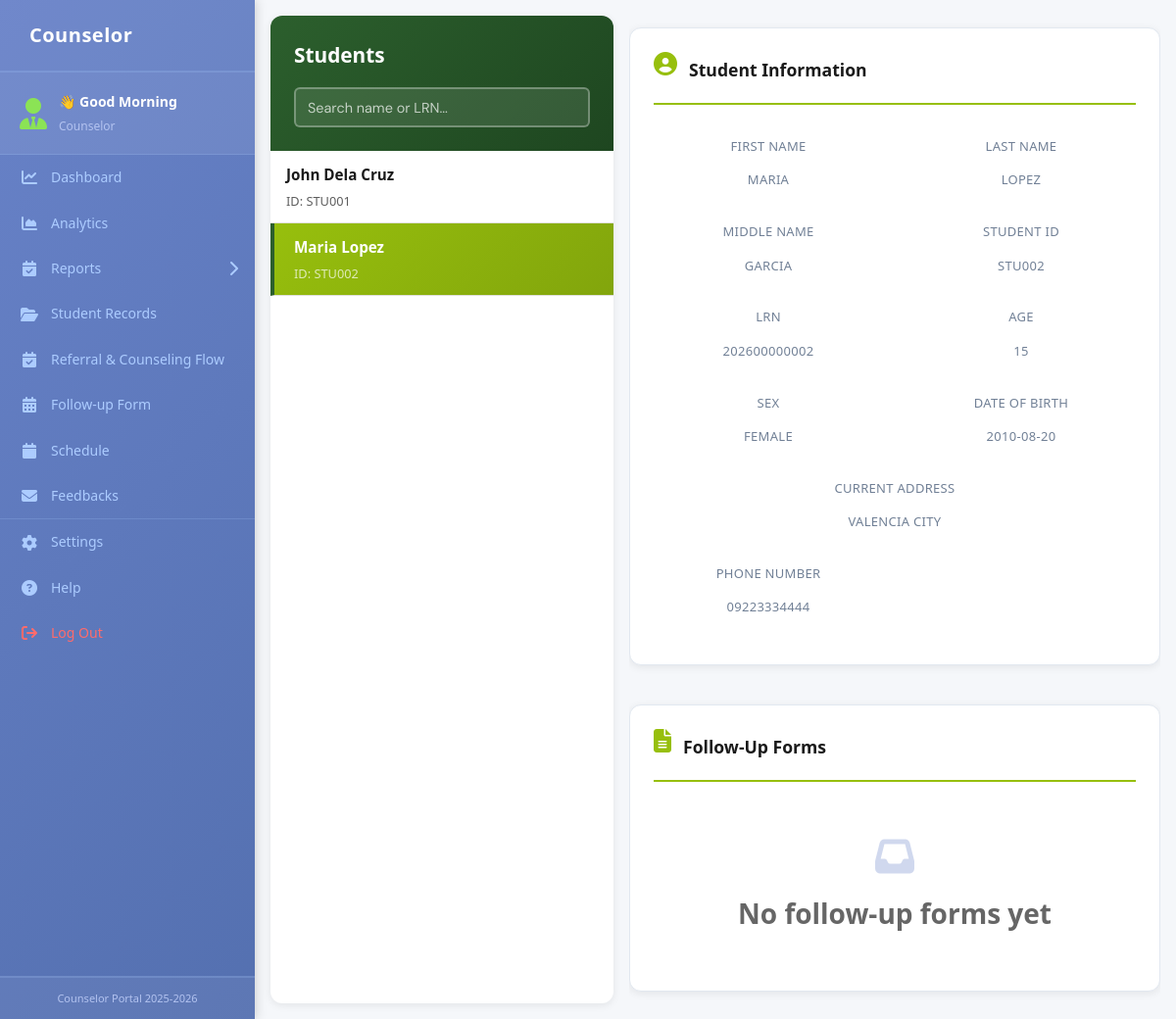
/action/counselor_student_records.php?student_id=STU002, run on the app's committed database.
### tables this page shows
CREATE TABLE `student_table` (
  `StudentId` varchar(45) NOT NULL,
  `LRN` varchar(45) NOT NULL,
  `FirstName` varchar(45) NOT NULL,
  `LastName` varchar(45) NOT NULL,
  `MiddleName` varchar(45) DEFAULT NULL,
  `NickName` varchar(45) DEFAULT NULL,
  `Sex` varchar(45) NOT NULL,
  `Age` varchar(45) NOT NULL,
  `DateOfBirth` varchar(45) NOT NULL,
  `PlaceOfBirth` varchar(45) DEFAULT NULL,
  `ReligionFromBirth` varchar(45) DEFAULT NULL,
  `CurrentReligion` varchar(45) DEFAULT NULL,
  `CurrentAddress` varchar(45) DEFAULT NULL,
  `PermanentAddress` varchar(45) DEFAULT NULL,
  `CellphoneNumber` varchar(45) DEFAULT NULL
);

### action/counselor_student_records.php (the view, shortened to what this page needs)
<?php
include '../connection.php';
$studentsData = [];
$selectedStudentId = null;
$followUpRecords = [];
try {
    $stmt = $connection->prepare("
        SELECT s.StudentId, s.LRN, s.FirstName, s.LastName, s.MiddleName,
               s.DateOfBirth, s.Sex, s.Age, s.CurrentAddress, s.CellphoneNumber
        FROM student_table s
        ORDER BY s.LastName, s.FirstName
    ");
    $stmt->execute();
    $studentsData = $stmt->fetchAll();
} catch (PDOException $e) {
    echo "Error fetching students: " . $e->getMessage();
}
if (isset($_GET['student_id'])) {
    $selectedStudentId = $_GET['student_id'];
    try {
        $stmt = $connection->prepare("
            SELECT * FROM follow_up
            WHERE StudentID = ?
            ORDER BY TimeCreated DESC
        ");
        $stmt->execute([$selectedStudentId]);
        $followUpRecords = $stmt->fetchAll();
    } catch (PDOException $e) {
        $followUpRecords = [];
    }
}
$selectedStudent = null;
if ($selectedStudentId) {
    foreach ($studentsData as $student) {
        if ($student['StudentId'] == $selectedStudentId) {
            $selectedStudent = $student;
            break;
        }
    }
}
?>
<!DOCTYPE html>
<html lang="en">
<head>
    <link rel="stylesheet" href="https://cdnjs.cloudflare.com/ajax/libs/font-awesome/6.4.0/css/all.min.css">
    <link rel="stylesheet" href="../design/css/sidebarCounsilor.css">
</head>
<body>
    <div class="layout">
        <?php include 'sidebarCounsilor.php'; ?>
        <main class="main-content">
            <div class="container">
                <div class="students-panel">
                    <div class="students-header">
                        <h2>Students</h2>
                        <div class="search-box">
                            <input type="text" id="studentSearch" placeholder="Search name or LRN...">
                        </div>
                    </div>
                    <div class="students-list" id="studentsList">
                        <?php if (count($studentsData) > 0): ?>
                            <?php foreach ($studentsData as $student): ?>
                                <a href="?student_id=<?php echo htmlspecialchars($student['StudentId']); ?>"
                                   class="student-item <?php echo ($selectedStudentId == $student['StudentId']) ? 'active' : ''; ?>">
                                    <div class="student-item-name">
                                        <?php echo htmlspecialchars($student['FirstName'] . ' ' . $student['LastName']); ?>
                                    </div>
                                    <div class="student-item-id">
                                        ID: <?php echo htmlspecialchars($student['StudentId']); ?>
                                    </div>
                                </a>
                            <?php endforeach; ?>
                        <?php else: ?>
                            <div style="padding: 2rem 1rem; text-align: center; color: var(--text-light);">
                                No students found
                            </div>
                        <?php endif; ?>
                    </div>
                </div>
                <div class="details-panel">
                    <?php if ($selectedStudent): ?>
                        <div class="card">
                            <div class="card-header">
                                <i class="fas fa-user-circle"></i>
                                <h3>Student Information</h3>
                            </div>
                            <div class="student-info-grid">
                                <div class="info-group">
                                    <span class="info-label">First Name</span>
                                    <span class="info-value"><?php echo htmlspecialchars($selectedStudent['FirstName']); ?></span>
                                </div>
                                <div class="info-group">
                                    <span class="info-label">Last Name</span>
                                    <span class="info-value"><?php echo htmlspecialchars($selectedStudent['LastName']); ?></span>
                                </div>
                                <div class="info-group">
                                    <span class="info-label">Middle Name</span>
                                    <span class="info-value"><?php echo htmlspecialchars($selectedStudent['MiddleName'] ?? 'N/A'); ?></span>
                                </div>
                                <div class="info-group">
                                    <span class="info-label">Student ID</span>
                                    <span class="info-value"><?php echo htmlspecialchars($selectedStudent['StudentId']); ?></span>
                                </div>
                                <div class="info-group">
                                    <span class="info-label">LRN</span>
                                    <span class="info-value"><?php echo htmlspecialchars($selectedStudent['LRN']); ?></span>
                                </div>
                                <div class="info-group">
                                    <span class="info-label">Age</span>
                                    <span class="info-value"><?php echo htmlspecialchars($selectedStudent['Age']); ?></span>
                                </div>
                                <div class="info-group">
                                    <span class="info-label">Sex</span>
                                    <span class="info-value"><?php echo htmlspecialchars($selectedStudent['Sex']); ?></span>
                                </div>
                                <div class="info-group">
                                    <span class="info-label">Date of Birth</span>
                                    <span class="info-value"><?php echo htmlspecialchars($selectedStudent['DateOfBirth']); ?></span>
                                </div>
                                <div class="info-group" style="grid-column: span 2;">
                                    <span class="info-label">Current Address</span>
                                    <span class="info-value"><?php echo htmlspecialchars($selectedStudent['CurrentAddress'] ?? 'N/A'); ?></span>
                                </div>
                                <div class="info-group">
                                    <span class="info-label">Phone Number</span>
                                    <span class="info-value"><?php echo htmlspecialchars($selectedStudent['CellphoneNumber'] ?? 'N/A'); ?></span>
                                </div>
                            </div>
                        </div>
                        <div class="card">
                            <div class="card-header">
                                <i class="fas fa-file-alt"></i>
                                <h3>Follow-Up Forms</h3>
                            </div>
                            <?php if (count($followUpRecords) > 0): ?>
                                <div style="overflow-x: auto;">
                                    <table class="followup-table">
                                        <thead>
                                            <tr>
                                                <th>Date Created</th>
                                                <th>Title</th>
                                                <th>Counselor</th>
                                                <th>Status</th>
                                                <th>Actions</th>
                                            </tr>
                                        </thead>
                                        <tbody>
                                            <?php foreach ($followUpRecords as $record): ?>
                                                <tr>
                                                    <td><?php echo htmlspecialchars($record['TimeCreated'] ?? 'N/A'); ?></td>
                                                    <td><?php echo htmlspecialchars(substr($record['Title'] ?? '', 0, 30) . (strlen($record['Title'] ?? '') > 30 ? '...' : '')); ?></td>
                                                    <td><?php echo htmlspecialchars($record['Counselor'] ?? 'N/A'); ?></td>
                                                    <td>
                                                        <span class="status-badge <?php echo ($record['Status'] == 'Completed') ? 'status-completed' : 'status-pending'; ?>">
                                                            <?php echo htmlspecialchars($record['Status']); ?>
                                                        </span>
                                                    </td>
                                                    <td>
                                                        <div class="action-buttons">
                                                            <button class="btn-small view" onclick="viewFollowUp(<?php echo htmlspecialchars(json_encode($record)); ?>)">
                                                                <i class="fas fa-eye"></i> View
                                                            </button>
                                                        </div>
                                                    </td>
                                                </tr>
                                            <?php endforeach; ?>
                                        </tbody>
                                    </table>
                                </div>
                            <?php else: ?>
                                <div class="empty-message">
                                    <i class="fas fa-inbox"></i>
                                    <p>No follow-up forms yet</p>
                                </div>
                            <?php endif; ?>
                        </div>
                    <?php endif; ?>
                </div>
            </div>
        </main>
    </div>
</body>
</html>

### design/css/sidebarCounsilor.css (style rules this page uses)
* { margin: 0; padding: 0; box-sizing: border-box; font-family: 'Segoe UI', 'Roboto', sans-serif; }
html, body { height: 100%; width: 100%; margin: 0; padding: 0; }
body { background: #f5f7fa; color: #333; line-height: 1.6; overflow: hidden; }
.layout { display: grid; grid-template-columns: 260px 1fr; min-height: 100vh; height: 100vh; width: 100%; margin: 0; padding: 0; gap: 0; }
:root { --primary-color: #6882c8; --primary-light: #acccff; --primary-dark: #5470b0; --accent-green: #8be355; --accent-green-dark: #5ad63b; --bg-dark: #0a5d5f; --text-light: #f5f7fa; --text-muted: #b3c3f0; --border-color: rgba(172, 204, 255, 0.2); --hover-bg: rgba(255, 255, 255, 0.15); --shadow-sm: 0 2px 8px rgba(0, 0, 0, 0.1); --shadow-md: 0 4px 12px rgba(0, 0, 0, 0.15); --transition: all 0.3s cubic-bezier(0.4, 0, 0.2, 1); }
.card { background: linear-gradient(135deg, #ffffff 0%, #fafbfc 100%); border-radius: 12px; padding: 24px; text-align: center; box-shadow: 0 2px 8px rgba(0, 0, 0, 0.05), 0 4px 12px rgba(0, 0, 0, 0.08); transition: all 0.3s cubic-bezier(0.4, 0, 0.2, 1); border: 1px solid #e2e8f0; cursor: pointer; }
.card i { font-size: 32px; color: #6882c8; margin-bottom: 12px; display: block; transition: transform 0.3s ease; }
.card { font-size: 28px; font-weight: 700; color: #1a202c; margin: 12px 0; }
.card span { display: block; font-size: 13px; color: #718096; margin-top: 8px; font-weight: 500; text-transform: uppercase; letter-spacing: 0.3px; }
:root { --primary: #2c5f2d; --secondary: #97bf0d; --accent: #ffd166; --text: #1a1a1a; --text-light: #666; --bg: #fafaf9; --white: #ffffff; --border: #e0e0db; }
.main-content { display: flex; flex-direction: column; height: 100vh; overflow: hidden; background: #f5f7fa; }
.container { display: flex; flex-direction: column; height: 100%; overflow: hidden; }
input[type="text"], input[type="date"], input[type="tel"], input[type="email"], select, textarea { padding: 0.875rem 1rem; border: 2px solid var(--border); border-radius: 8px; font-family: 'DM Sans', sans-serif; font-size: 1rem; transition: all 0.3s ease; background: var(--bg); }

### data on the page
student_table: FirstName+LastName "John Dela Cruz", StudentId "STU001"
student_table: FirstName+LastName "Maria Lopez", StudentId "STU002", FirstName "MARIA", LastName "LOPEZ", MiddleName "GARCIA", LRN "202600000002", Age "15", Sex "FEMALE", DateOfBirth "2010-08-20", CurrentAddress "VALENCIA CITY", CellphoneNumber "09223334444"
